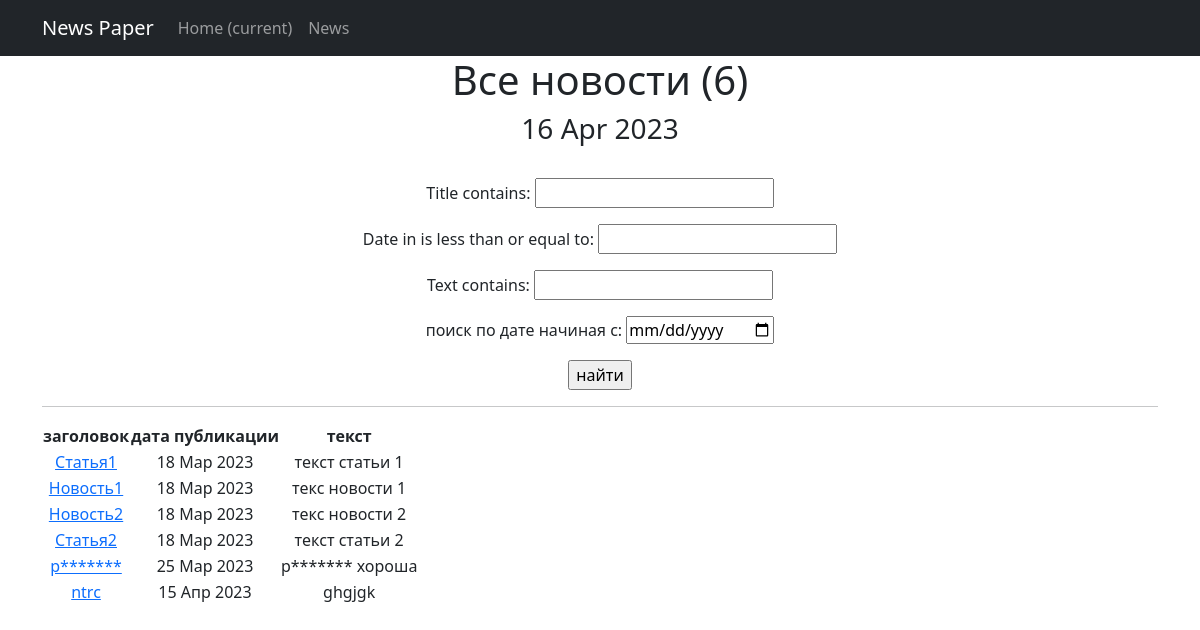
The page /news/search/ on the database as committed earlier.
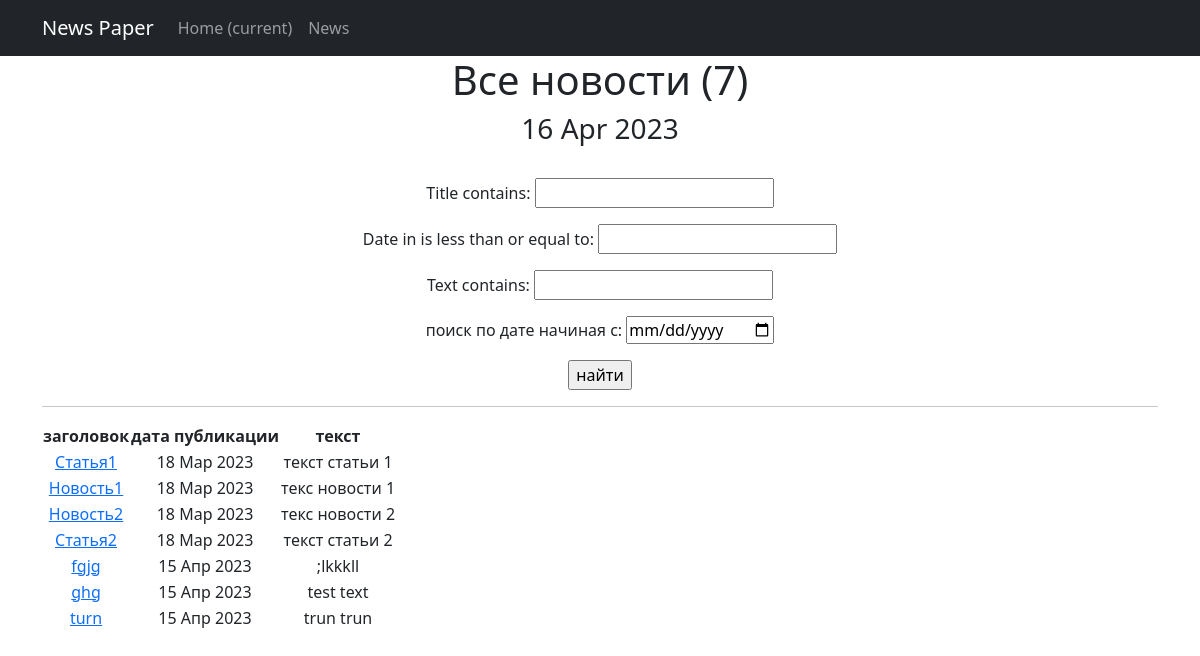
The same page on the database as committed later.
### news/models.py (models this page shows, shortened)
class Post(models.Model):
    author_post = models.ForeignKey(Author, on_delete=models.CASCADE)
    post_news = models.CharField(max_length=2, choices=POST)
    date_in = models.DateTimeField(auto_now_add=True)
    category = models.ManyToManyField(Category, through='PostCategory')
    title = models.CharField(max_length=50)
    text = models.TextField()
    rating_news = models.IntegerField(default=0)

### news/views.py (the view)
# urls.py: path('search/', PostSearch.as_view(), name='post_search'),
class PostSearch(ListView):   #поиск поста
    model = Post
    template_name = 'post_search.html'
    context_object_name = 'post_news'
    paginate_by = 50
    def get_queryset(self):  # получаем обычный запрос
        queryset = super().get_queryset()  # используем наш класс фильтрации
        self.filterset = PostFilter(self.request.GET, queryset)
        return self.filterset.qs
    def get_context_data(self, **kwargs):
        context = super().get_context_data(**kwargs)
        context['filterset'] = self.filterset
        return context

### news/templatetags/censor.py (called while the page is built)
@register.filter()
def censor(value):
    for words in censored_words:
        if words in value:
            censor_words = f"p{''.join(['*' for words in range(len(words))])}"
            value = value.replace(words, censor_words)
    return value

### news/templatetags/custom_tags.py (called while the page is built)
@register.simple_tag()
def current_time(format_string='%d %b %Y'):
    return datetime.utcnow().strftime(format_string)

### templates/post_search.html (shortened to what this page needs)
<!DOCTYPE html>
<html lang="en">
<head>
    <title>{% extends 'flatpages/default.html' %}</title>
{% load censor %}
{% load custom_tags %}
{% block content %}
<body>
<h1>Все новости ({{ post_news.count}})</h1>
<h3>{% current_time '%d %b %Y' %}</h3>
<br>
<form action=""
      method="get">
    {{ filterset.form.as_p }}
    <input type="submit"
    value="найти"/>
</form>
<hr>
{% if post_news %}
    <table>
        <thead>
        <tr>
            <th>заголовок</th>
            <th>дата публикации</th>
            <th>текст</th>
        </tr>
        {% for post in post_news %}
        <tr>
            <td><a href="{% url 'post_detail' post.id %}">{{ post.title|censor}}</a></td>
            <td>{{ post.date_in|date:'d M Y'}}</td>
            <td>{{ post.text|censor|truncatechars:20}}</td>
        </tr>
        {% endfor %}
        </thead>
    </table>
{% else %}
    <h2>новостей нет!</h2>
{% endif %}
{% endblock content %}

### templates/flatpages/default.html (shortened to what this page needs)
        {% load static %}
        {% load censor %}
        {% load custom_tags %}
        <link href="{% static 'css/styles.css' %}" rel="stylesheet" />
    </head>
    <body>
        <nav class="navbar navbar-expand-lg navbar-dark bg-dark static-top">
            <div class="container">
                <a class="navbar-brand" href="#">News Paper</a>
                <div class="collapse navbar-collapse" id="navbarResponsive">
                    <ul class="navbar-nav ml-auto">
                        <li class="nav-item active">
                            <a class="nav-link" href="#">Home
                                <span class="sr-only">(current)</span>
                            </a>
                        </li>
                        <li class="nav-item">
                            <a class="nav-link" href="/news/">News</a>
                        </li>
                    </ul>
                </div>
            </div>
        </nav>
        <div class="container">
            <div class="row">
                <div class="col-lg-12 text-center">
                    {% block content %}{% endblock content %}
                </div>
            </div>
        </div>
    </body>
</html>

Rows that differ between the two databases and show on the page:
removed Post: title|censor "p*******", date_in "25 Мар 2023", text|censor "p******* хороша"
removed Post: title|censor "ntrc", date_in "15 Апр 2023", text|censor "ghgjgk"
added Post: title|censor "fgjg", date_in "15 Апр 2023", text|censor ";lkkkll"
added Post: title|censor "ghg", date_in "15 Апр 2023", text|censor "test text"
added Post: title|censor "turn", date_in "15 Апр 2023", text|censor "trun trun"
Other text that changed with them:
{{ post_news.count }}: "6" → "7"
